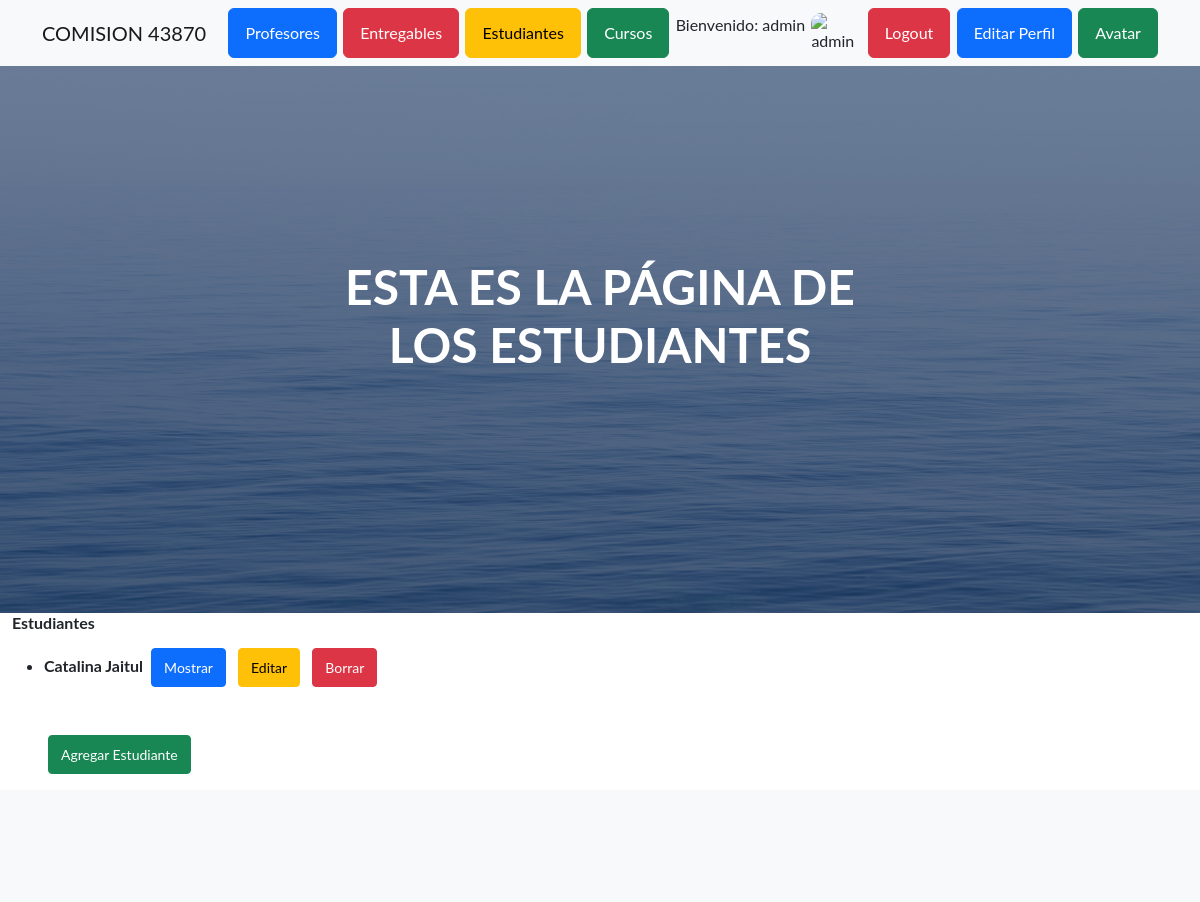
Page /AppCoder/estudiante/list (signed in, upper part) on the earlier database version.
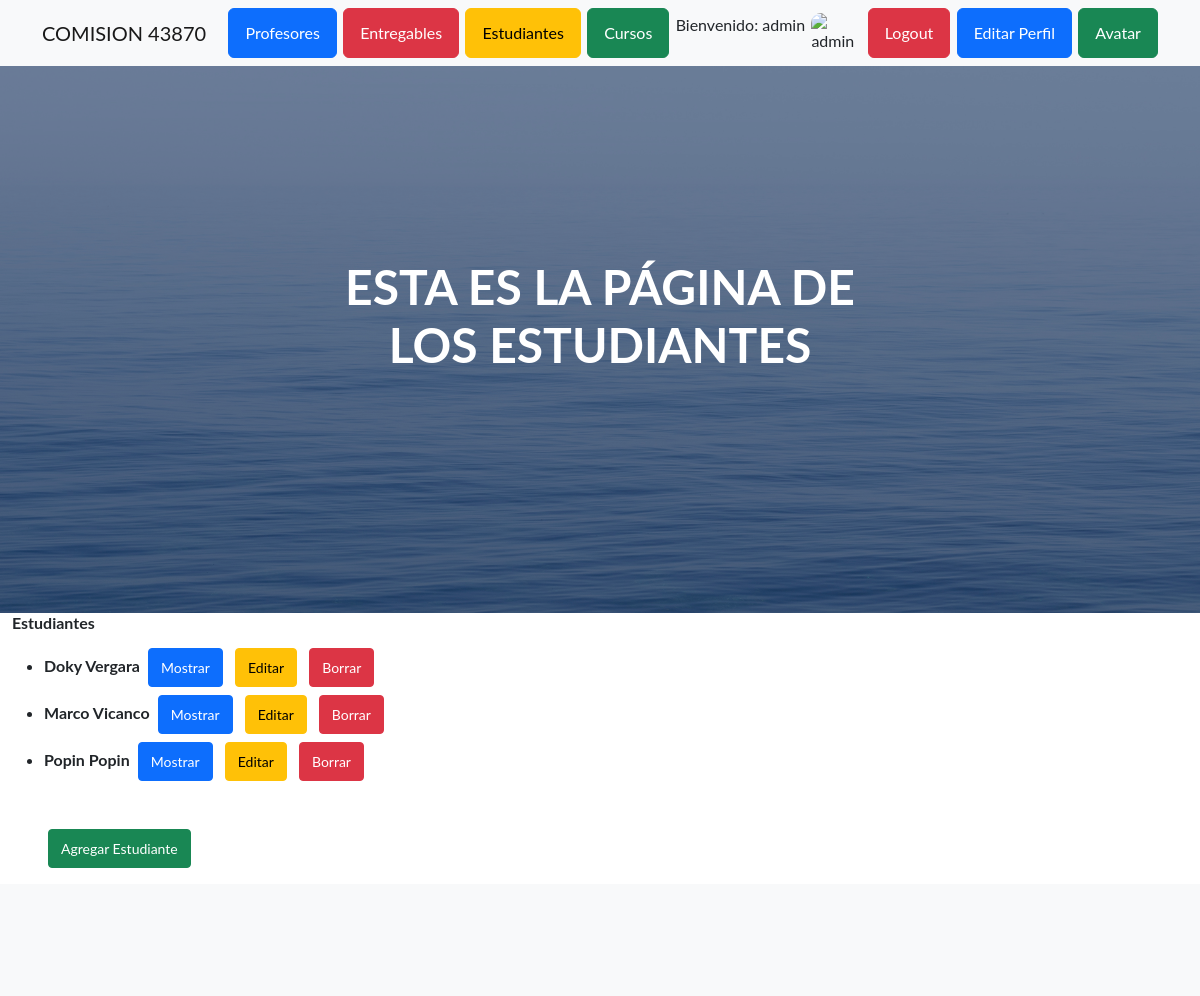
Same page on the later database version.
### AppCoder/models.py (models this page shows)
class Estudiante(models.Model):
    nombre   = models.CharField(max_length=50)
    apellido = models.CharField(max_length=50)
    email    = models.EmailField()
    def __str__(self):
        salida = self.nombre +" "+ str(self.apellido)
        return str(salida)

### AppCoder/views.py (the view)
# urls.py: path('estudiante/list', EstudiantesList.as_view(), name="estudiante_list"),
class EstudiantesList(LoginRequiredMixin, ListView):
    model = Estudiante
    template_name = "AppCoder/estudiantes.html"

### AppCoder/templates/AppCoder/estudiantes.html (shortened to what this page needs)
{% extends "AppCoder/padre.html" %}
{% load static %}
{% block titulo %} ESTA ES LA PÁGINA DE LOS ESTUDIANTES {% endblock %}
{% block contenido_que_cambia %}
<main class="container-fluid">
    <h6>Estudiantes</h6>
    <ul>
        {% for estudiante in object_list %}
        <div class="d-flex">
                <li class="mt-2"> <strong>{{ estudiante }}</strong>
                    <a href="{% url 'estudiante_detalle' estudiante.id %}" class="btn btn-primary btn-sm mx-1">Mostrar</a>
                    <a href="{% url 'estudiante_editar' estudiante.id %}" class="btn btn-warning btn-sm mx-1">Editar</a>
                    <a href="{% url 'estudiante_borrar' estudiante.id %}" class="btn btn-danger btn-sm mx-1">Borrar</a>
                </li>
            </div>
        {% endfor %}
        <br>
        <br>
        <a href="{% url 'estudiante_crear' %}" class="btn btn-success btn-sm mx-1">Agregar Estudiante</a>
    </ul>
</main>
{% endblock %}

Differences in the rows shown:
removed Estudiante: nombre+apellido "Catalina Jaitul"
added Estudiante: nombre+apellido "Doky Vergara"
added Estudiante: nombre+apellido "Marco Vicanco"
added Estudiante: nombre+apellido "Popin Popin"
